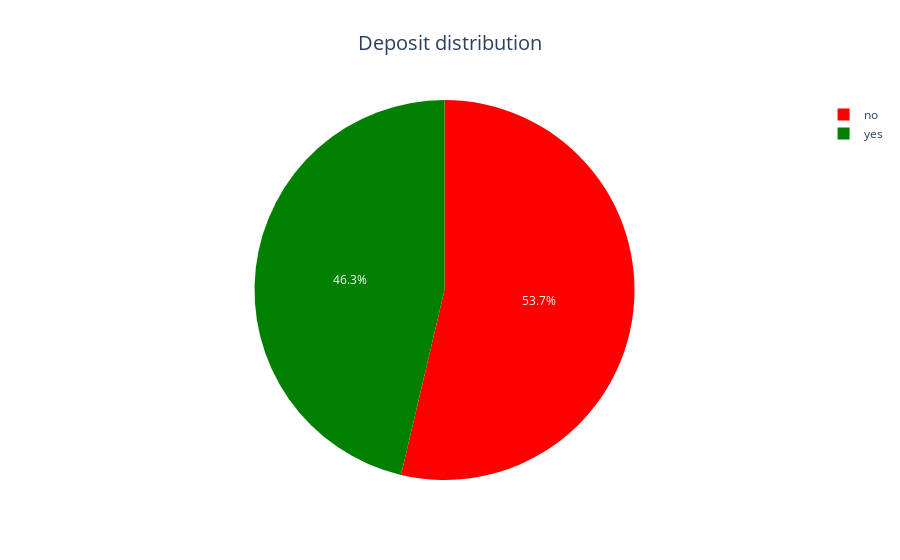

Notebook cell for this chart:
### Markdown cell above
### <span style='color:green'> **Task 1**
Examine the distribution of the target variable: is there class imbalance?

### Code cell
# check distribution of tha target value
deposit_distribution = px.pie(
    data_frame=data,
    names='deposit',
    title='Deposit distribution',
    color='deposit',
    color_discrete_map=color_map
)
deposit_distribution.update_layout(
    title=dict(x=.5, xanchor="center"),
    title_font_size=20
)

# display this plot
deposit_distribution.show()

### Figure 1 — Plotly figure (JSON) as saved in the notebook; plotly's stock layout.template omitted (floating-point values rounded to 4 significant figures; data arrays with more than 128 entries replaced by an {"elided": "..."} marker saying what was removed)
{"data": [{"customdata": {"elided": "10105x1 str values"}, "domain": {"x": [0, 1], "y": [0, 1]}, "hovertemplate": "deposit=%{customdata[0]}<extra></extra>", "labels": {"elided": "10105 str values"}, "legendgroup": "", "marker": {"colors": {"elided": "10105 str values"}}, "name": "", "showlegend": true, "type": "pie"}], "layout": {"legend": {"tracegroupgap": 0}, "title": {"font": {"size": 20}, "text": "Deposit distribution", "x": 0.5, "xanchor": "center"}}}
